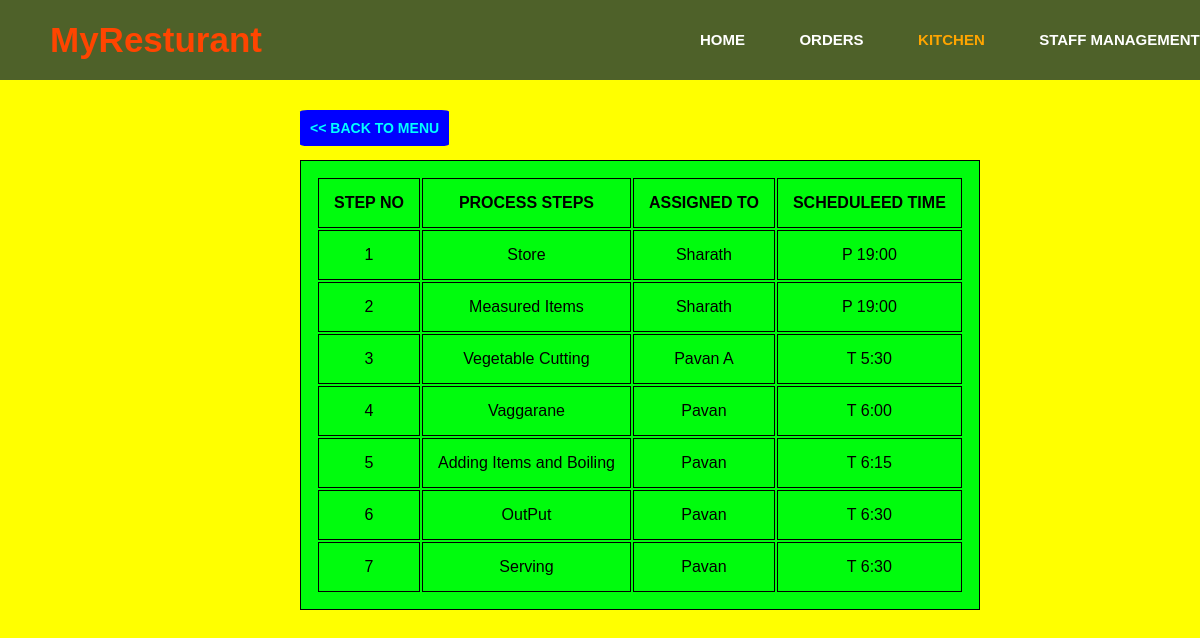
Page /Kharabath/ on the committed database.
### recipe/models.py (models this page shows, shortened)
class Kharabath(models.Model):
    assigned= models.ForeignKey( Person, on_delete=models.CASCADE,)
    process_step = models.CharField(max_length=500)
    schedule = models.CharField(max_length=50)

class Person(models.Model):
    person_name = models.CharField(max_length=50, unique=True)
    def __str__(self):
        return self.person_name

### recipe/views.py (the view)
# urls.py: path('Kharabath/', RecipeKharabath),
def RecipeKharabath(request):
    steps = Kharabath.objects.all()
    return render(request , 'recipe/detail_view.html' , {'process':steps})

### recipe/templates/recipe/detail_view.html (shortened to what this page needs)
{% load static %}
<!DOCTYPE html>
<html lang="en">
<head>
    <link rel="stylesheet" type="text/css" href="{% static 'recipe/style.css' %}">
</head>
<body>
    <div class="menu">
        <div class="leftmenu">
            <h3>MyResturant</h3>
        </div>
        <div class="rightmenu">
            <ul>
                <a href="#"><li>HOME</li></a>
                <a href="#"><li>ORDERS</li></a>
                <a href="#"><li id="firstlist">KITCHEN</li></a>
                <a href="#"><li>STAFF MANAGEMENT</li></a>
            </ul>
        </div>
    </div>
    <a href="../"><button class = "back"><h3> << BACK TO MENU</h3></button></a>
    <div class="item_table">
        <table >
            <tr>
              <th>STEP NO</th>
              <th>PROCESS STEPS</th>
              <th>ASSIGNED TO</th>
              <th>SCHEDULEED TIME</th>
            </tr>
            {% for method in process %}
            <tr>
              <td>{{method.id}}</td>
              <td>{{method.process_step}}</td>
              <td>{{method.assigned}}</td>
              <td>{{method.schedule}}</td>
            </tr>
            {% endfor %}
    </div>
</body>
</html>

### recipe/static/recipe/style.css (style rules this page uses)
body { background: yellow; }
.item_table { position: absolute; margin-top: 80px; margin-left: 300px; background-color: rgb(0, 252, 13); }
table, th, td { text-align: center; border: 1px solid black; padding: 15px; }
* { margin: 0px; padding: 0px; }
body { font-family: 'Montserrat',sans-serif; }
.menu { width: 100%; height: 80px; background-color: rgba(5, 32, 59, 0.705); }
.leftmenu { width: 25%; line-height: 80px; float: left; }
.leftmenu h3 { padding-left: 50px; font-weight: bold; color: orangered; font-size: 35px; font-family: 'Trebuchet MS', 'Lucida Sans Unicode', 'Lucida Grande', 'Lucida Sans', Arial, sans-serif; }
.rightmenu { width: 75%; height: 100px; float: right; }
.rightmenu ul { margin-left: 350px; }
.rightmenu ul li { font-family: 'Montserrat',sans-serif; display: inline-block; list-style: none; font-size: 15px; color: white; font-weight: bold; line-height: 80px; margin-left: 50px; }
#firstlist { color: orange; }
.back { color: aqua; font-size: 12px; border: 1px; border-radius: 5%; background: blue; position: absolute; margin-top: 30px; margin-left: 300px; padding: 10px; }

### rows in the picture
Kharabath: id "1", process_step "Store", assigned "Sharath", schedule "P 19:00"
Kharabath: id "2", process_step "Measured Items", assigned "Sharath", schedule "P 19:00"
Kharabath: id "3", process_step "Vegetable Cutting", assigned "Pavan A", schedule "T 5:30"
Kharabath: id "4", process_step "Vaggarane", assigned "Pavan", schedule "T 6:00"
Kharabath: id "5", process_step "Adding Items and Boiling", assigned "Pavan", schedule "T 6:15"
Kharabath: id "6", process_step "OutPut", assigned "Pavan", schedule "T 6:30"
Kharabath: id "7", process_step "Serving", assigned "Pavan", schedule "T 6:30"
